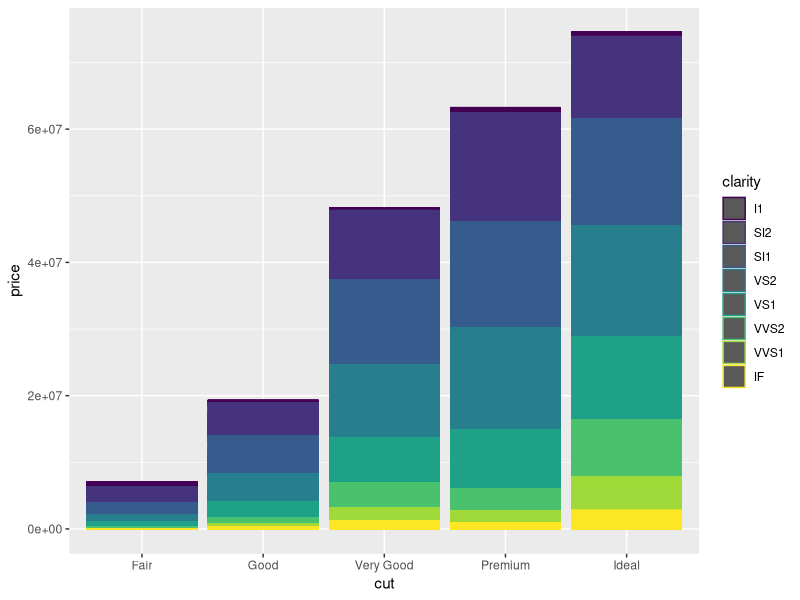
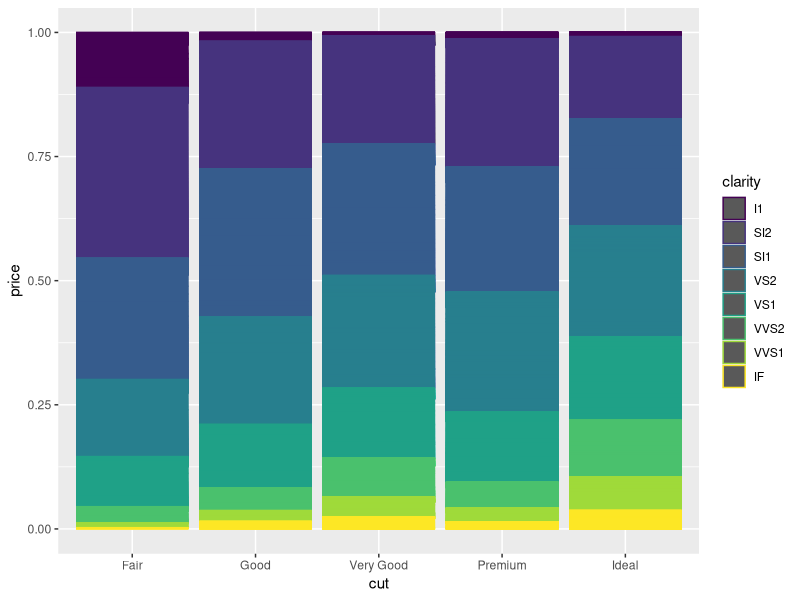
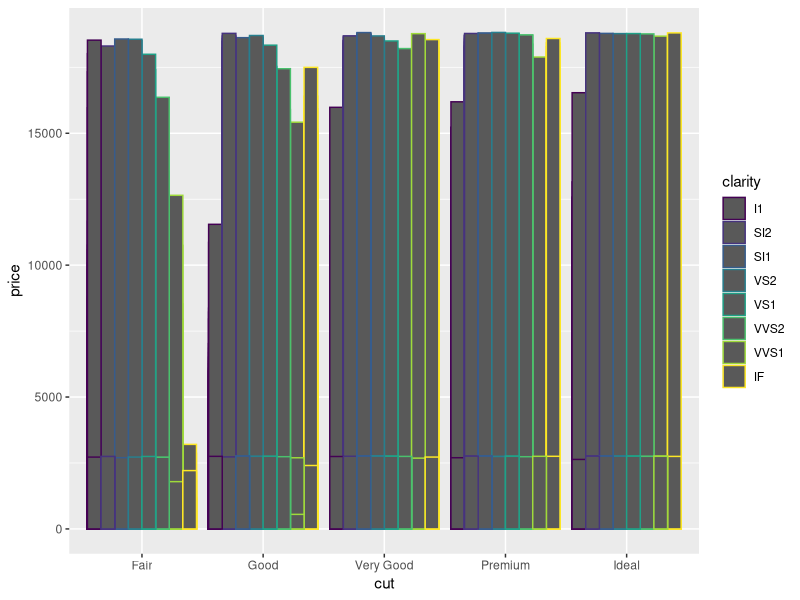
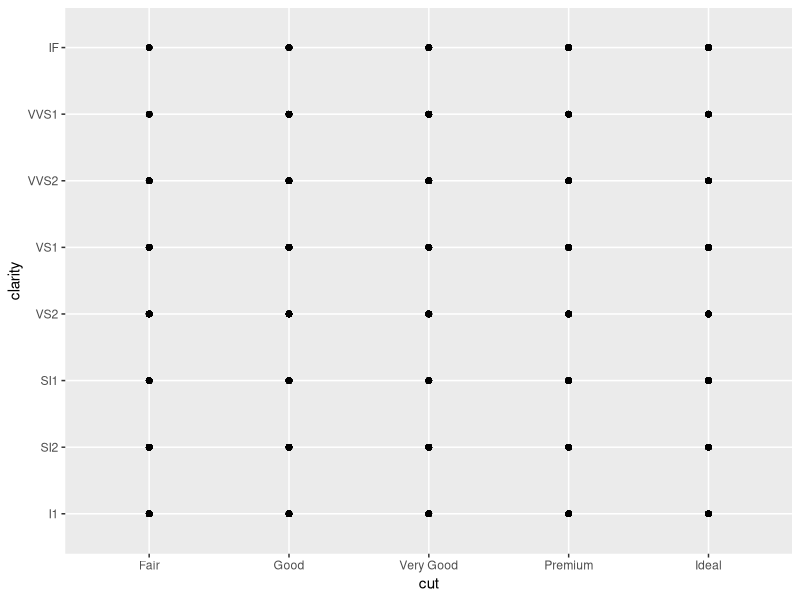
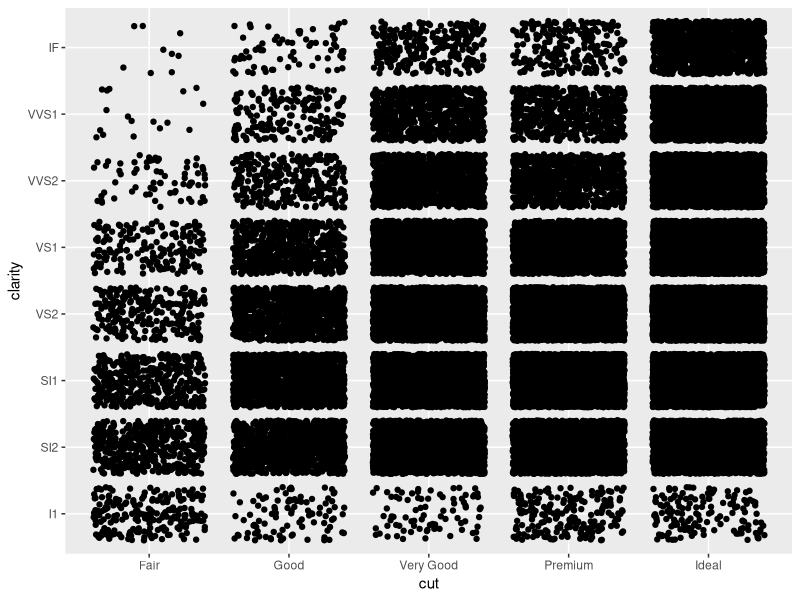
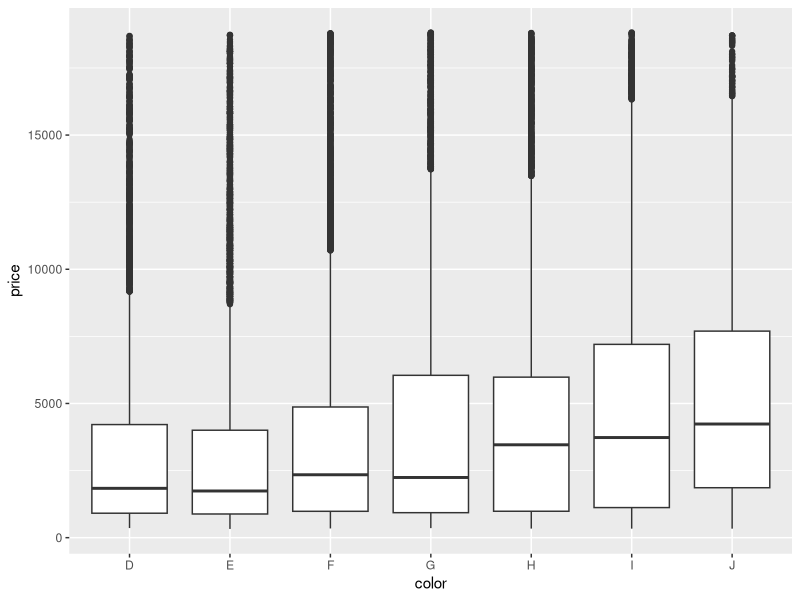
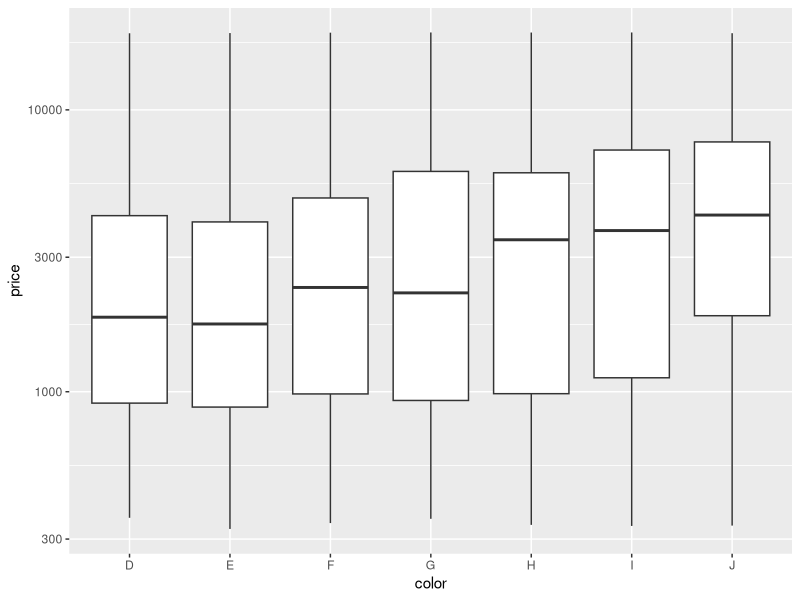
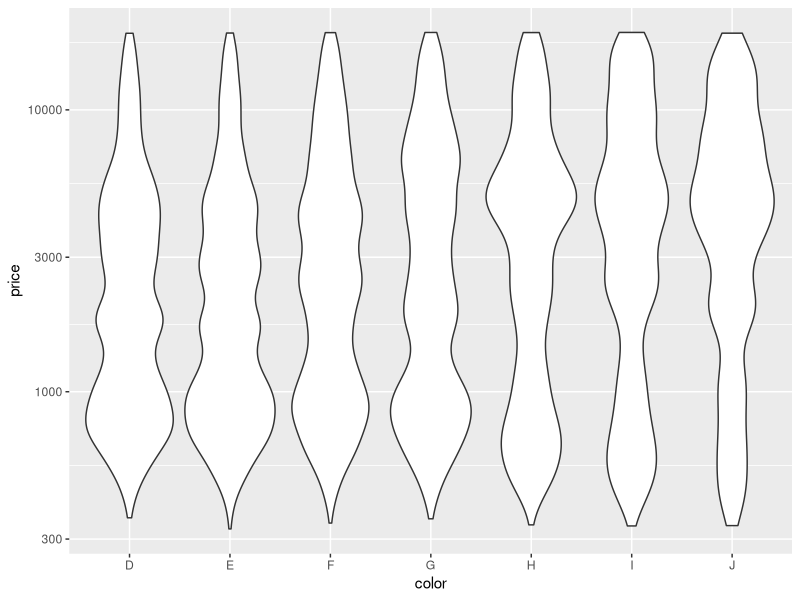

The R source for these figures, in order:
# Exercise 2: advanced ggplot2 practice

# Install and load the `ggplot2` package
#install.packages('ggplot2')
library("ggplot2")

# For this exercise you will again be working with the `diamonds` data set.
# Use `?diamonds` to review details about this data set
?diamonds

## Position Adjustments

# Draw a column (bar) chart of diamonds cuts by price, with each bar filled by 
# clarity. You should see a _stacked_ bar chart.
ggplot(diamonds) +
  geom_col(mapping = aes(x = cut, y = price, color = clarity))

# Draw the same chart again, but with each element positioned to "fill" the y axis
ggplot(diamonds) +
  geom_col(mapping = aes(x = cut, y = price, color = clarity), position = "fill")

# Draw the same chart again, but with each element positioned to "dodge" each other
ggplot(diamonds) +
  geom_col(mapping = aes(x = cut, y = price, color = clarity), position = "dodge")

# Draw a plot with point geometry with the x-position mapped to `cut` and the 
# y-position mapped to `clarity`
# This creates a "grid" grouping the points
ggplot(data = diamonds) +
  geom_point(mapping = aes(x = cut, y = clarity))

# Use the "jitter" position adjustment to keep the points from all overlapping!
# (This works a little better with a sample of diamond data, such as from the 
# previous exercise).
ggplot(data = diamonds) +
  geom_point(mapping = aes(x = cut, y = clarity), position = "jitter")


## Scales

# Draw a "boxplot" (with `geom_boxplot`) for the diamond's price (y) by color (x)
ggplot(data = diamonds) +
  geom_boxplot(mapping = aes(x = color, y = price))

# This has a lot of outliers, making it harder to read. To fix this, draw the 
# same plot but with a _logarithmic_ scale for the y axis.
ggplot(data = diamonds) +
  geom_boxplot(mapping = aes(x = color, y = price)) +
  scale_y_log10()

# For another version, draw the same plot but with `violin` geometry instead of 
# `boxplot` geometry!
# How does the logarithmic scale change the data presentation?
ggplot(data = diamonds) +
  geom_violin(mapping = aes(x = color, y = price)) +
  scale_y_log10()

# Another interesting plot: draw a plot of the diamonds price (y) by carat (x), 
# using a heatmap of 2d bins (geom_bin2d)
# What happens when you make the x and y channels scale logarithmically?
ggplot(data = diamonds) +
  geom_bin2d(mapping = aes(x = carat, y = price)) 

ggplot(data = diamonds) +
  geom_bin2d(mapping = aes(x = carat, y = price)) +
  scale_x_log10() +
  scale_y_log10()

# Draw a scatter plot for the diamonds price (y) by carat (x). Color each point
# by the clarity (Remember, this will take a while. Use a sample of the diamonds 
# for faster results)
ggplot(data = diamonds) +
  geom_point(mapping = aes(x = carat, y = price, color = clarity))

# Change the color of the previous plot using a ColorBrewer scale of your choice. 
# What looks nice?
ggplot(data = diamonds) +
  geom_point(mapping = aes(x = carat, y = price, color = clarity)) +
  scale_color_brewer(palette = "Set2")



## Coordinate Systems

# Draw a bar chart with x-position and fill color BOTH mapped to cut
# For best results, SET the `width` of the geometry to be 1 (fill plot, no space
# between)
# TIP: You can save the plot to a variable for easier modifications
ggplot(data = diamonds) +
  geom_col(mapping = aes(x = cut, y = price, color = cut), width = 1)


# Draw the same chart, but with the coordinate system flipped
ggplot(data = diamonds) +
  geom_col(mapping = aes(x = cut, y = price, color = cut), width = 1) +
  coord_flip()

# Draw the same chart, but in a polar coordinate system. It's a Coxcomb chart!
ggplot(data = diamonds) +
  geom_col(mapping = aes(x = cut, y = price, color = cut), width = 1) +
  coord_polar()


## Facets

# Take the scatter plot of price by carat data (colored by clarity) and add 
# _facets_ based on the diamond's `color`
ggplot(data = diamonds) +
  geom_point(mapping = aes(x = carat, y = price, color = clarity)) +
  facet_wrap(~color)



## Saving Plots

# Use the `ggsave()` function to save the current (recent) plot to disk.
# Name the output file "my-plot.png".
# Make sure you've set the working directory!!

